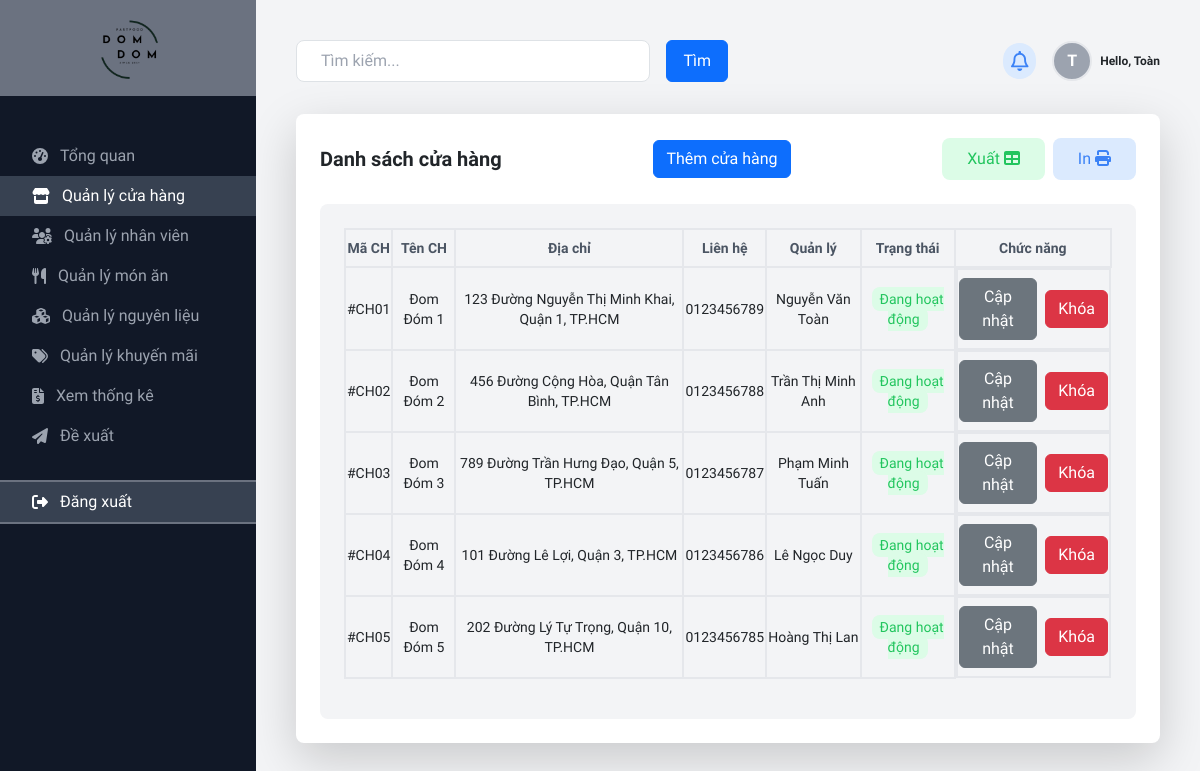
The page /view/page/admin/index.php?i=store (signed in) on the database as committed earlier.
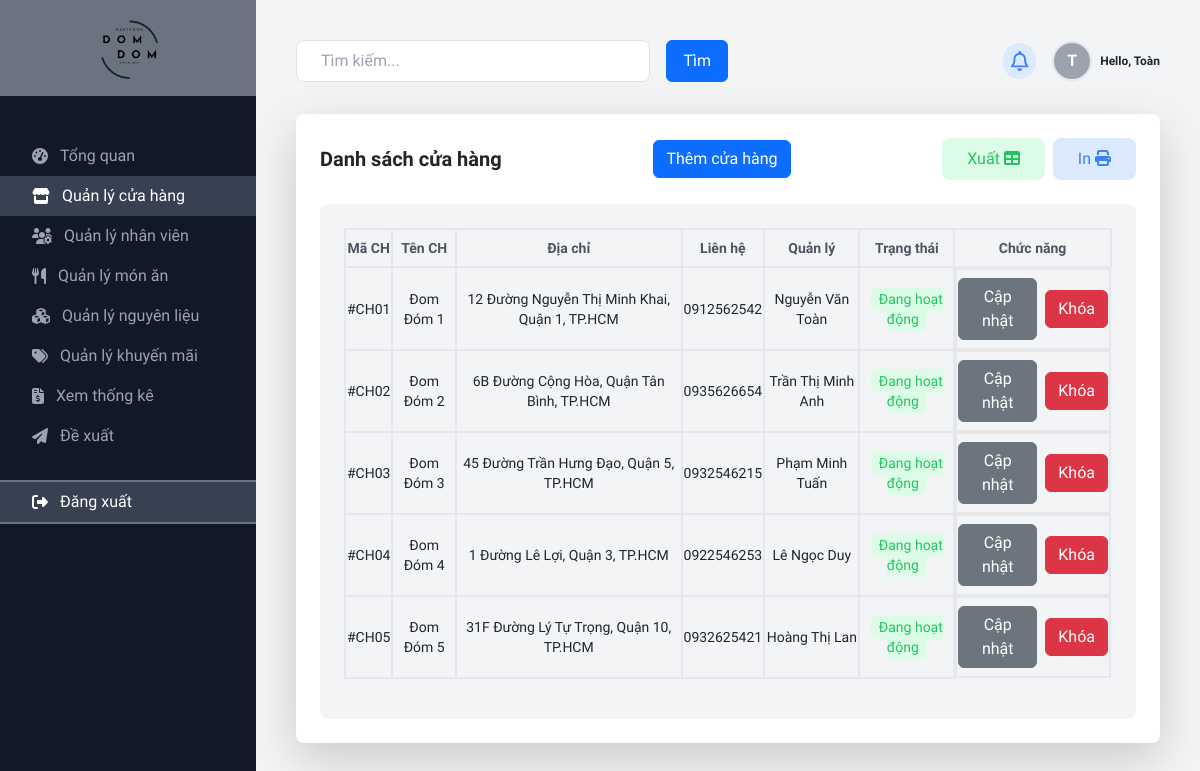
The same page on the database as committed later.
### tables this page shows
CREATE TABLE `user` (
  `userID` int(5) NOT NULL,
  `roleID` int(5) NOT NULL,
  `userName` varchar(50) NOT NULL,
  `email` varchar(50) NOT NULL,
  `password` varchar(255) NOT NULL,
  `dateBirth` date NOT NULL,
  `sex` tinyint(1) NOT NULL,
  `phoneNumber` varchar(11) DEFAULT NULL,
  `image` varchar(50) DEFAULT NULL,
  `storeID` int(5) NOT NULL,
  `status` tinyint(1) NOT NULL DEFAULT 1
);

CREATE TABLE `store` (
  `storeID` int(5) NOT NULL,
  `storeName` varchar(50) DEFAULT NULL,
  `address` varchar(100) DEFAULT NULL,
  `status` tinyint(1) NOT NULL DEFAULT 1,
  `contact` varchar(50) NOT NULL
);

### view/page/admin/store/index.php (the view, shortened to what this page needs)
<div class="grid grid-cols-1 md:grid-cols-1 gap-6 mt-8">
    <div class="bg-white p-6 rounded-lg shadow-lg mb-6">
        <div class="flex justify-between items-center mb-4">
            <h2 class="text-xl font-semibold">
                Danh sách cửa hàng
            </h2>
            <div class="flex items-center">
                <button type="submit" class="btn btn-primary" data-bs-toggle="modal" data-bs-target="#insertModal">Thêm cửa hàng</button>
            </div>
            <div class="flex items-center">
                <button class="btn bg-green-100 text-green-500 py-2 px-4 rounded-lg mr-1 hover:bg-green-500 hover:text-white">Xuất <i class="fa-solid fa-table"></i></button>
                <button class="btn bg-blue-100 text-blue-500 py-2 px-4 rounded-lg ml-1 hover:bg-blue-500 hover:text-white">In <i class="fa-solid fa-print"></i></button>
            </div>
        </div>
        <div class="h-fit bg-gray-100 rounded-lg p-6">
            <form action="" method="POST">
                <table class="text-sm w-full text-center">
                    <thead>
                        <tr>
                            <th class="text-gray-600 border-2 py-2">Mã CH</th>
                            <th class="text-gray-600 border-2 py-2">Tên CH</th>
                            <th class="text-gray-600 border-2 py-2">Địa chỉ</th>
                            <th class="text-gray-600 border-2 py-2">Liên hệ</th>
                            <th class="text-gray-600 border-2 py-2">Quản lý</th>
                            <th class="text-gray-600 border-2 py-2">Trạng thái</th>
                            <th class="text-gray-600 border-2 py-2">Chức năng</th>
                        </tr>
                    </thead>
                    <tbody>
                        <?php
                        $sql = "SELECT * FROM `store`";
                        $result = $conn->query($sql);
                        while ($row = $result->fetch_assoc()) {
                            $storeID = $row["storeID"];
                            $sql2 = "SELECT * FROM user WHERE userID = $storeID";
                            $result2 = $conn->query($sql2);
                            $row2 = $result2->fetch_assoc();
                            echo "
                                <tr>
                                    <td class='py-2 border-2'>#CH0" . $row["storeID"] . "</td>
                                    <td class='py-2 border-2'>" . $row["storeName"] . "</td>
                                    <td class='py-2 border-2'>" . $row["address"] . "</td>
                                    <td class='py-2 border-2'>" . $row["contact"] . "</td>
                                    <td class='py-2 border-2'>" . $row2["userName"] . "</td>
                                    <td class='py-2 border-2'><span class='bg-green-100 text-green-500 py-1 px-2 rounded-lg'>" . ($row["status"] == 1 ? "Đang hoạt động" : "Ngưng hoạt động") . "</span></td>
                                    <td class='py-2 border-2 flex justify-center items-center'>
                                        <button class='btn btn-secondary mr-1' name='btncapnhat' value='" . $row["storeID"] . "'>Cập nhật</button>
                                        <button class='btn btn-danger ml-1' name='btnkhoa'>Khóa</button>
                                    </td>
                                </tr>
                                ";
                        }
                        ?>
                    </tbody>
                </table>
            </form>
        </div>
    </div>

### view/page/admin/index.php (shortened to what this page needs)
<html lang="en">
<head>
    <link href="../../css/all.css" rel="stylesheet" />
    <link href="../../css/bootstrap.min.css" rel="stylesheet">
    <script src="../../js/tailwindcss.js"></script>
</head>
<?php
$db = new Database();
$conn = $db->connect();
?>
<body class="bg-gray-900" style="scroll-behavior: smooth; font-family: 'Playwrite DE Grund', cursive;">
    <div class="flex flex-col md:flex-row" id="container">
        <div class=" w-full md:w-64" id="left">
            <div class="flex items-center justify-center h-20 w-full bg-gray-500 py-5">
                <a href="index.php">
                    <img src="../../../images/logo-nobg.png" alt="Logo" class="size-20">
                </a>
            </div>
            <nav class="mt-10">
                <a class="flex items-center py-2 px-8 text-gray-400 hover:bg-gray-700 hover:text-white adnav" id="admin" href="index.php">
                    <i class="fas fa-tachometer-alt mr-3"></i>Tổng quan
                </a>
                <a class="flex items-center py-2 px-8 text-gray-400 hover:bg-gray-700 hover:text-white adnav" id="store" href="index.php?i=store">
                    <i class="fa-solid fa-store mr-3"></i>Quản lý cửa hàng
                </a>
                <a class="flex items-center py-2 px-8 text-gray-400 hover:bg-gray-700 hover:text-white adnav" id="employee" href="index.php?i=employee">
                    <i class="fa-solid fa-users-gear mr-3"></i></i>Quản lý nhân viên
                </a>
                <a class="flex items-center py-2 px-8 text-gray-400 hover:bg-gray-700 hover:text-white adnav" id="dish" href="index.php?i=dish">
                    <i class="fa-solid fa-utensils mr-3"></i>Quản lý món ăn
                </a>
                <a class="flex items-center py-2 px-8 text-gray-400 hover:bg-gray-700 hover:text-white adnav" id="ingredient" href="index.php?i=ingredient">
                    <i class="fa-solid fa-cubes mr-3"></i>Quản lý nguyên liệu
                </a>
                <a class="flex items-center py-2 px-8 text-gray-400 hover:bg-gray-700 hover:text-white adnav" id="promotion" href="index.php?i=promotion">
                    <i class="fa-solid fa-tags mr-3"></i>Quản lý khuyến mãi
                </a>
                <a class="flex items-center py-2 px-8 text-gray-400 hover:bg-gray-700 hover:text-white adnav" id="revenue" href="index.php?i=revenue">
                    <i class="fa-solid fa-file-invoice-dollar mr-3"></i>Xem thống kê
                </a>
                <a class="flex items-center py-2 px-8 text-gray-400 hover:bg-gray-700 hover:text-white adnav" id="proposal" href="index.php?i=proposal">
                    <i class="fa-solid fa-paper-plane mr-3"></i>Đề xuất
                </a>
                <a href="#" onclick="logout()" class="flex items-center py-2 px-8 text-white border-y-2 bg-gray-700 border-gray-500 mt-4 hover:bg-gray-700 hover:text-white adnav">
                    <i class="fa-solid fa-right-from-bracket mr-3"></i>Đăng xuất
                </a>
            </nav>
        </div>
        <div class="bg-gray-100 flex-1 p-6 pb-2 md:p-10" id="right">
            <div class="flex justify-between items-center mb-6 hover:cursor-pointer">
                <div class="relative w-1/2 flex">
                    <input class="w-full py-2 px-4 mr-2 rounded-lg border border-gray-300" placeholder="Tìm kiếm..." type="text" />
                    <button type="submit" class="btn btn-primary ml-2 px-3">Tìm</button>
                </div>
                <div class="flex items-center hover:cursor-pointer">
                    <div class="ml-4 bg-blue-100 text-blue-500 p-2 rounded-full text-xl hover:bg-red-500 hover:text-white">
                        <i class="fa-regular fa-bell"></i>
                    </div>
                    <div class="ml-4 flex items-center relative user-container">
                        <div class="rounded-full mr-1 border-solid bg-gray-400 text-white font-bold border-2 w-10 h-10 flex justify-center items-center">
                            <?php
                            $userName = $_SESSION["user"][0];
                            $sql = "SELECT userID, userName FROM user WHERE userName = '$userName'";
                            $result = $conn->query($sql);
                            $row = $result->fetch_assoc();
                            $fullName = $row["userName"];
                            $name = end(explode(" ", $fullName));
                            $firstLetter = substr($name, 0, 1);
                            echo $firstLetter;
                            ?>
                        </div>
                        <span class="text-xs font-bold ml-1"> Hello,
                            <?php
                            echo $name;
                            ?>
                        </span>
                    </div>
                </div>
            </div>
            <?php
            $i = "";
            if (isset($_REQUEST["i"])) {
                $i = $_REQUEST["i"];
            } else {
                $i = "home";
            }
            if ($i != "home") {
                require("" . $_REQUEST["i"] . "/index.php");
            } else {
                require("home/index.php");
            }
            ?>
        </div>
    </div>
    </div>
</body>
</html>

### view/page/admin/index.php (style rules this page uses)
.activeAd { background-color: rgb(55 65 81); color: #FFF !important; }

Rows that differ between the two databases and show on the page:
changed store "Đom Đóm 1": address "123 Đường Nguyễn Thị Minh Khai, Quận 1, TP.HCM" → "12 Đường Nguyễn Thị Minh Khai, Quận 1, TP.HCM"; contact "0123456789" → "0912562542"
changed store "Đom Đóm 2": address "456 Đường Cộng Hòa, Quận Tân Bình, TP.HCM" → "6B Đường Cộng Hòa, Quận Tân Bình, TP.HCM"; contact "0123456788" → "0935626654"
changed store "Đom Đóm 3": address "789 Đường Trần Hưng Đạo, Quận 5, TP.HCM" → "45 Đường Trần Hưng Đạo, Quận 5, TP.HCM"; contact "0123456787" → "0932546215"
changed store "Đom Đóm 4": address "101 Đường Lê Lợi, Quận 3, TP.HCM" → "1 Đường Lê Lợi, Quận 3, TP.HCM"; contact "0123456786" → "0922546253"
changed store "Đom Đóm 5": address "202 Đường Lý Tự Trọng, Quận 10, TP.HCM" → "31F Đường Lý Tự Trọng, Quận 10, TP.HCM"; contact "0123456785" → "0932625421"
